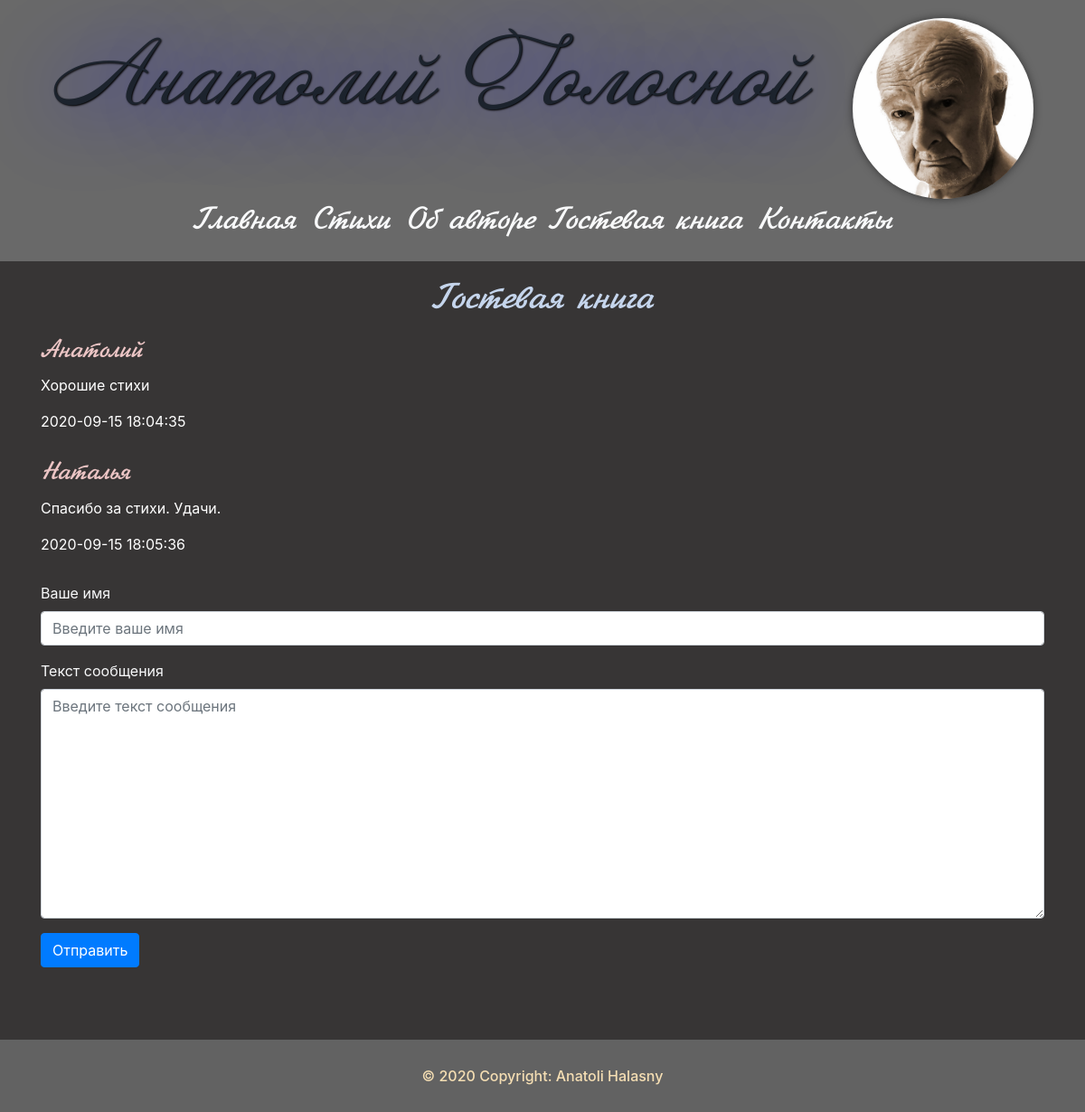
The page /guest on the database its author committed.
### tables this page shows
CREATE TABLE guests(
id INTEGER PRIMARY KEY AUTOINCREMENT,
created TIMESTAMP NOT NULL DEFAULT CURRENT_TIMESTAMP,
guestname TEXT NOT NULL,
messagecontent TEXT NOT NULL
);

### app.py (the view)
@app.route('/guest')
def guest():
    conn = get_db_connection()
    guest = conn.execute('SELECT * FROM guests').fetchall()
    conn.close()
    return render_template('guest.html', title='Гостевая книга', guests=guest)

### app.py (called while the page is built)
def get_db_connection():
    conn = sqlite3.connect('database.db')
    conn.row_factory = sqlite3.Row
    return conn

### templates/guest.html
{% extends 'base.html' %}
{% block content %}
    <h1>{% block title %}{{ title }}{% endblock %}</h1>
    {% for guest in guests %}
        <div class="message">
            <h3>{{ guest['guestname'] }}</h3>
            <p>{{ guest['messagecontent'] }}</p>
            <span>{{ guest['created'] }}</span>
        </div>
    {% endfor %}
    <form action="/guest_book" method="post">
        <div class="form-group">
            <label for="guestname" class="text-light">Ваше имя</label>
            <input type="text" name="guestname" placeholder="Введите ваше имя" class="form-control"
                   value="{{ request.form['guestname'] }}">
        </div>
        <div class="form-group">
            <label for="messagecontent" class="text-light">Текст сообщения</label>
            <textarea name='messagecontent' placeholder="Введите текст сообщения" class="form-control"
                      rows="10">{{ request.form['messagecontent'] }}</textarea>
        </div>
        <div class="form-group">
            <button type="submit" class="btn btn-primary">Отправить</button>
        </div>
    </form>
{% endblock %}

### templates/base.html (shortened to what this page needs)
<!DOCTYPE html>
<html lang="en">
<head>
    <link rel="stylesheet" href="https://stackpath.bootstrapcdn.com/bootstrap/4.5.2/css/bootstrap.min.css"
>
    <link rel="stylesheet" href="/static/css/style.css">
</head>
<body>
{% block header %}
    <header>
        <div class="part">
            <div class="nav_img">
                <p>Анатолий Голосной</p>
                <img class="father" src="/static/image/father2.jpg" alt="">
            </div>
            <div class="nav">
                <ul>
                    <li><a class="p-2 text-light" href="{{ '/' }}">Главная</a></li>
                    <li><a class="p-2 text-light" href="{{ '/verses' }}">Стихи</a></li>
                    <li><a class="p-2 text-light" href="{{ '/about' }}">Об авторе</a></li>
                    <li><a class="p-2 text-light" href="{{ '/guest' }}">Гостевая книга</a></li>
                    <li><a class="p-2 text-light" href="{{ '/contacts' }}">Контакты</a></li>
                </ul>
            </div>
        </div>
    </header>
{% endblock %}
<div class="container">
    {% block content %}
    {% endblock %}
</div>
<footer>
    <div>
        © 2020 Copyright: Anatoli Halasny
    </div>
</footer>
</body>
</html>

### static/css/style.css (style rules this page uses)
* { margin: 0; padding: 0; }
body { background-color: #373535; min-height: 100%; position: relative; }
header { background-color: dimgray; display: flex; justify-content: space-evenly; }
header p { font-family: Annabelle, serif; font-size: 90px; color: #1c232d; }
li { list-style-type: none; }
li a { font-family: Jikharev, serif; font-size: 35px; }
h1 { color: #c5d5ec; text-align: center; margin-top: 20px; font-family: Jikharev, serif; }
h3 { color: #ecc5c5; margin-top: 16px; font-family: Jikharev, serif; }
footer { width: 100%; height: 80px; background-color: #626262; margin-top: 80px; display: flex; justify-content: center; align-items: center; color: wheat; font-weight: 500; position: relative; }
.nav { display: flex; justify-content: space-evenly; }
ul { display: flex; justify-content: center; color: #1c232d; }
.father { width: 200px; height: 200px; border-radius: 50%; margin-left: 50px; box-shadow: 0 0 10px rgba(0,0,0,0.5); }
.nav_img { display: flex; justify-content: space-between; margin-top: 20px; }
.nav_img p { text-shadow: 1px 1px 2px black, 0 0 1em blue; }
.message { color: white; margin-bottom: 30px; }

### rows shown on the page
guests: guestname "Анатолий", messagecontent "Хорошие стихи", created "2020-09-15 18:04:35"
guests: guestname "Наталья", messagecontent "Спасибо за стихи. Удачи.", created "2020-09-15 18:05:36"

### other values the page prints
{{ title }} "Гостевая книга"
